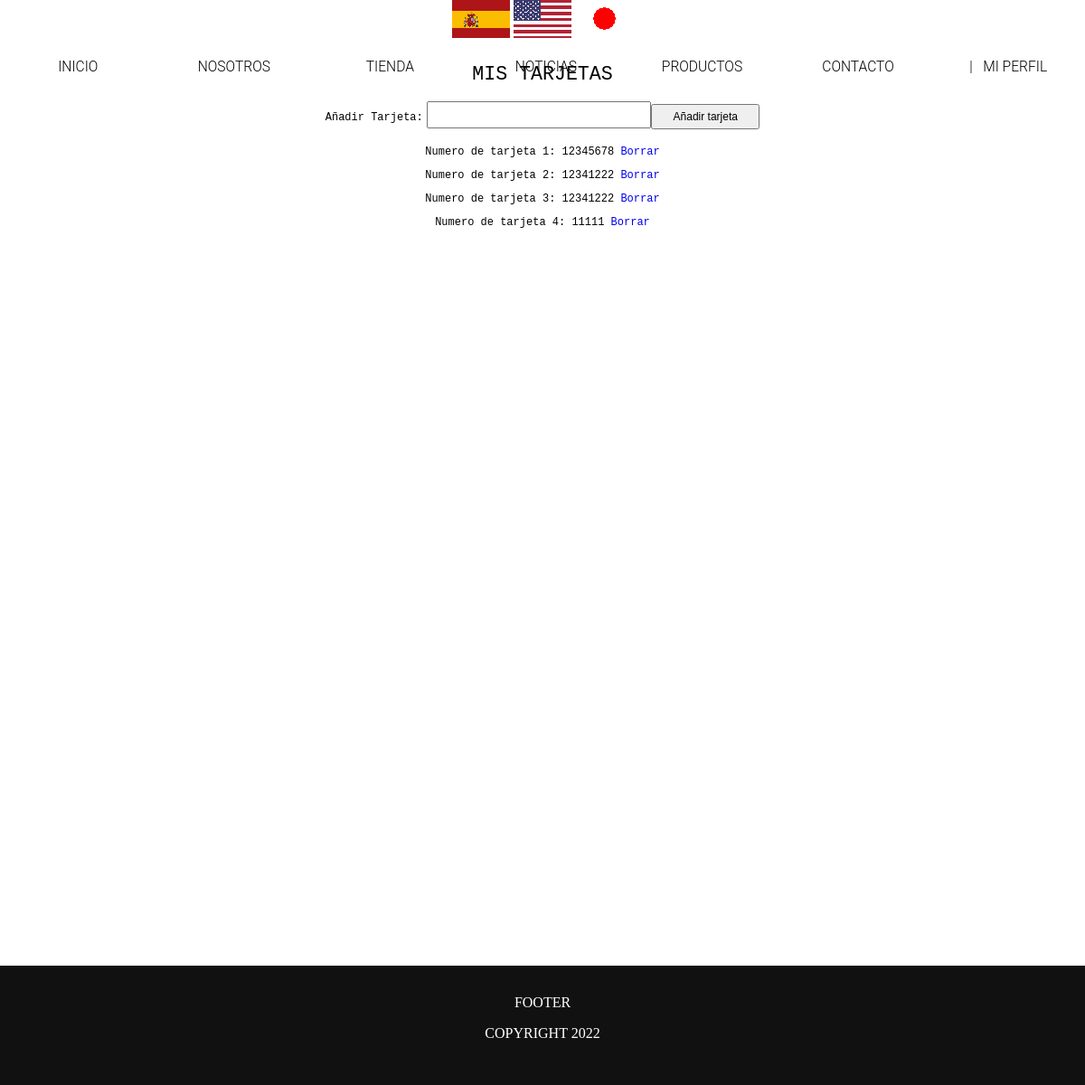
The app's page /tarjetas?uid=15 (signed in), older data.
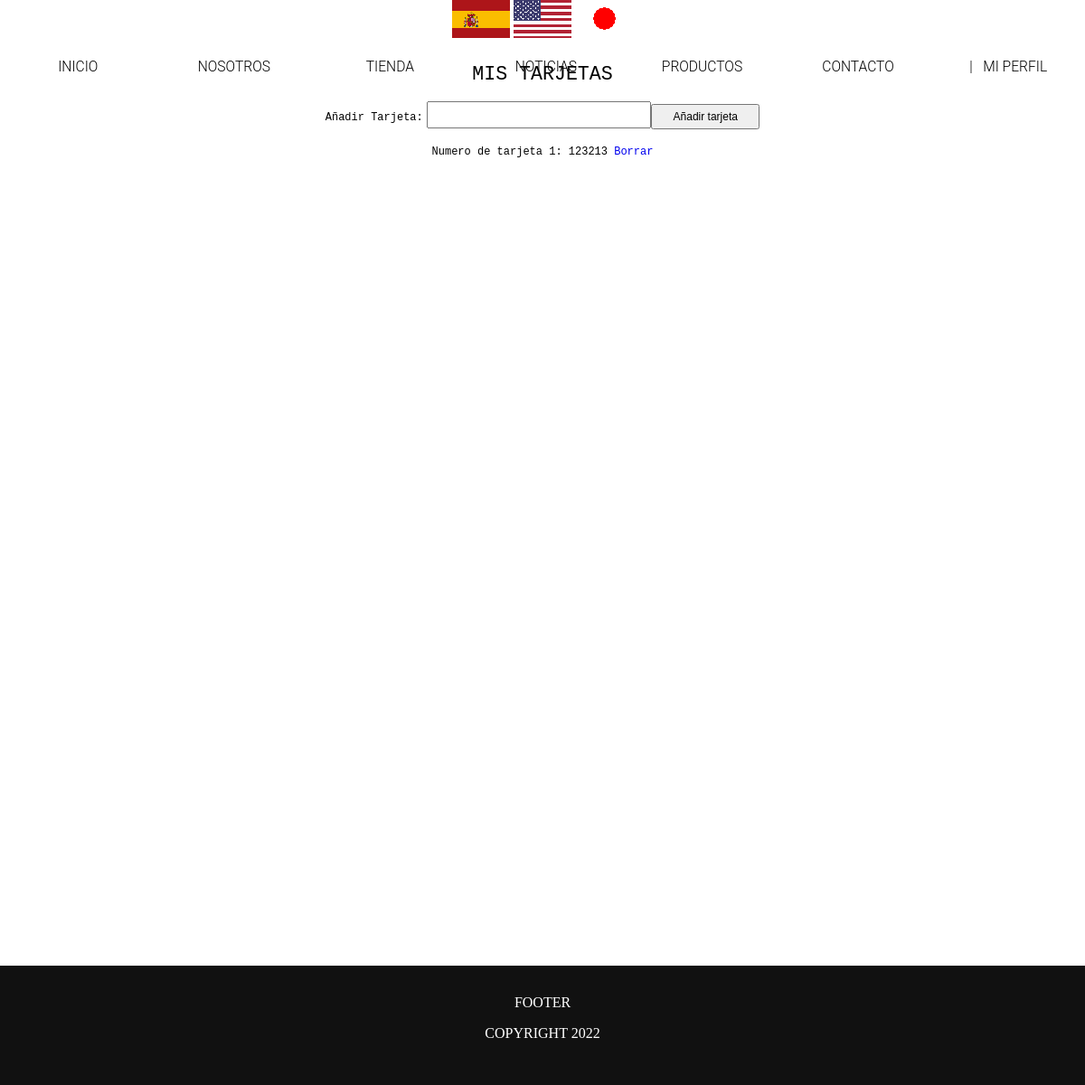
The same page, newer data.
### tables this page shows
CREATE TABLE `USUARIOS_Tarjetas` (
  `tuid` int(11) NOT NULL,
  `uid` int(11) NOT NULL,
  `tarjeta` varchar(30) NOT NULL
);

### libs/view.php (called while the page is built, shortened)
<?php
class View
{
    public function render($nombre)
    {
        require 'views/' . $nombre . '.php';
    }
}

### controllers/Tarjetas_Controller.php (called while the page is built, shortened)
<?php
class Tarjetas_Controller extends controller
{
    public function render()
    {
        $this->view->render('login/tarjetas');
    }
}

### index.php (called while the page is built, shortened)
<?php
require 'libs/view.php';
$app = new App();

### views/login/tarjetas.php (the view, shortened to what this page needs)
<?php
$message = "";
$existe = False;
require 'libs/connect.php';
if (isset($_SESSION['uid'])) {
    $records = $conn->prepare('SELECT * FROM USUARIOS WHERE uid = :id');
    $records->bindParam(':id', $_SESSION['uid']);
    $records->execute();
    $results = $records->fetch(PDO::FETCH_ASSOC);
    $records = $conn->prepare('SELECT * FROM USUARIOS_Tarjetas WHERE uid = :id');
    $records->bindParam(':id', $_SESSION['uid']);
    $records->execute();
    $results = $records->fetchAll(PDO::FETCH_ASSOC);
    $tarjetas = null;
    if (count($results) > 0) {
        $tarjetas = $results;
        $existe = True;
    }
} else {
    Header('Location: login');
}
?>
<!DOCTYPE html>
<html lang="en">
<head>
    <link rel="stylesheet" href="public/css/login/tarjetas.css">
    <link rel="stylesheet" href="public/css/index/headerblack.css">
</head>
<body>
<?php
if (($_GET['uid']) == ($_SESSION['uid'])): ?>
  <?php include "views/index/header.php";?>
  <h1 id="title">MIS TARJETAS</h1>
  <form action="" method="post" enctype="multipart/form-data" name="form2" id="form2">
  <p>
    <label for="textfield2" class="campo">
      Añadir Tarjeta:</label>
      <input type="text" name="tarjeta" id="textfield" /><input type="submit" name="añadir" value="Añadir tarjeta" />
    </p>
</form>
    <?php if (isset($message)){
        echo "<p class=\"message\">$message<p>";
    } ?>
    <?php
    if ($existe == true) {
      $num = 1;
      ?>
    <section id="tarjetas"> <?php
    foreach($tarjetas as $row){ ?>
        <p>Numero de tarjeta <?php echo $num ?>: <?php echo $row['tarjeta'] ?> <a href="tarjetas?uid=<?php echo $_SESSION['uid'] ?>&borrar=<?php echo $row['tuid']; ?>" onclick="return Confirmar (this.form)">Borrar</a></p>
        <?php $num++; ?>
    <?php }
  ?> </section> <?php
  }
    ?>
  <?php else: ?>
  <?php header('Location: ../ecommerce');?>
  <?php endif;?>
  <?php include "views/index/footer.php";?>
</body>
</html>

Row changes from the older to the newer data that the page shows:
removed usuarios_tarjetas: tarjeta "12345678"
removed usuarios_tarjetas: tarjeta "12341222"
removed usuarios_tarjetas: tarjeta "12341222"
removed usuarios_tarjetas: tarjeta "11111"
added usuarios_tarjetas: tarjeta "123213"
